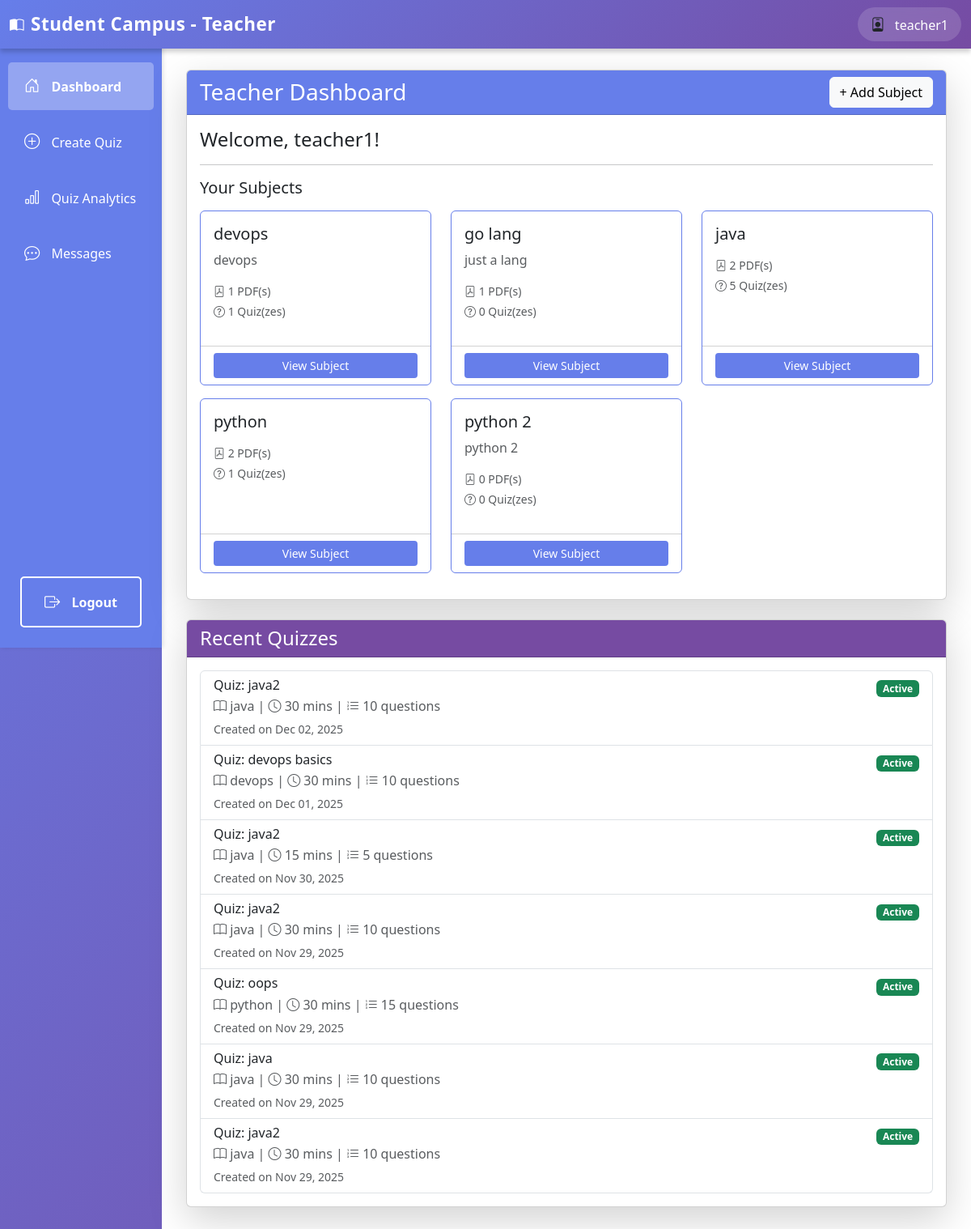
Before: /teacher/dashboard/ (signed in) with the older database file.
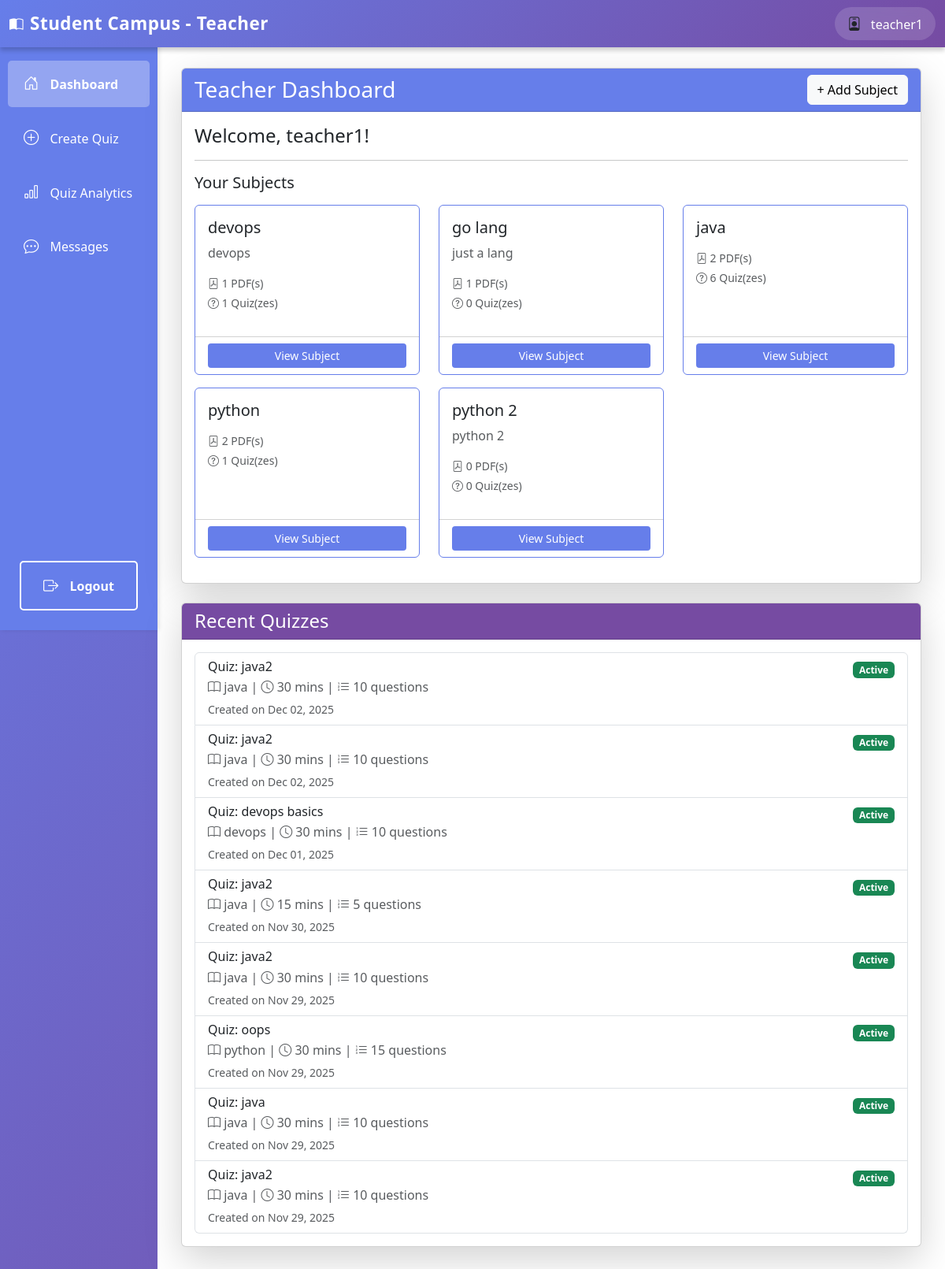
After: the same page with the newer database file.
### authentication/models.py (models this page shows, shortened)
class User(AbstractUser):
    ROLE_CHOICES = (
        ('student', 'Student'),
        ('teacher', 'Teacher'),
    )
    role = models.CharField(max_length=10, choices=ROLE_CHOICES, default='student')
    def is_teacher(self):
        return self.role == 'teacher'

### teachers/models.py (models this page shows, shortened)
class Subject(models.Model):
    name = models.CharField(max_length=200)
    description = models.TextField(blank=True)
    teacher = models.ForeignKey(User, on_delete=models.CASCADE, related_name='subjects')
    created_at = models.DateTimeField(auto_now_add=True)
    class Meta:
        ordering = ['name']

class Quiz(models.Model):
    title = models.CharField(max_length=200)
    subject = models.ForeignKey(Subject, on_delete=models.CASCADE, related_name='quizzes')
    pdf_note = models.ForeignKey(PDFNote, on_delete=models.CASCADE, related_name='quizzes', null=True)
    description = models.TextField(blank=True)
    duration = models.IntegerField(help_text="Duration in minutes", default=30)
    num_questions = models.IntegerField(default=10)
    topics = models.TextField(blank=True, help_text="Comma-separated topics (optional)")
    difficulty = models.CharField(max_length=20, choices=[('easy', 'Easy'), ('medium', 'Medium'), ('hard', 'Hard')], default='medium')
    created_by = models.ForeignKey(User, on_delete=models.CASCADE, related_name='created_quizzes')
    created_at = models.DateTimeField(auto_now_add=True)
    deadline = models.DateTimeField(null=True, blank=True, help_text="Quiz deadline")
    is_active = models.BooleanField(default=True)
    class Meta:
        ordering = ['-created_at']
        verbose_name_plural = "Quizzes"

### teachers/views.py (the view)
# urls.py: path('dashboard/', views.teacher_dashboard, name='teacher_dashboard'),
@login_required
def teacher_dashboard(request):
    if not request.user.is_teacher():
        return HttpResponseForbidden("You don't have permission to access this page.")
    subjects = Subject.objects.filter(teacher=request.user)
    quizzes = Quiz.objects.filter(created_by=request.user).order_by('-created_at')[:10]
    return render(request, 'teachers/dashboard.html', {'subjects': subjects, 'quizzes': quizzes})

### templates/teachers/dashboard.html (shortened to what this page needs)
{% extends 'teachers/base_teacher.html' %}
{% block teacher_content %}
<div class="row">
    <div class="col-12">
        <div class="card shadow-lg mb-4">
            <div class="card-header d-flex justify-content-between align-items-center" style="background-color: #667eea; color: white;">
                <h3 class="mb-0">Teacher Dashboard</h3>
                <a href="{% url 'create_subject' %}" class="btn btn-light">+ Add Subject</a>
            </div>
            <div class="card-body">
                <h4>Welcome, {{ user.username }}!</h4>
                <hr>
                <h5>Your Subjects</h5>
                {% if subjects %}
                    <div class="row mt-3">
                        {% for subject in subjects %}
                            <div class="col-md-4 mb-3">
                                <div class="card h-100" style="border-color: #667eea;">
                                    <div class="card-body">
                                        <h5 class="card-title">{{ subject.name }}</h5>
                                        <p class="card-text text-muted">{{ subject.description|truncatewords:15 }}</p>
                                        <p class="text-muted small mb-1">
                                            <i class="bi bi-file-pdf"></i> {{ subject.notes.count }} PDF(s)
                                        </p>
                                        <p class="text-muted small">
                                            <i class="bi bi-question-circle"></i> {{ subject.quizzes.count }} Quiz(zes)
                                        </p>
                                    </div>
                                    <div class="card-footer bg-transparent">
                                        <a href="{% url 'teacher_subject_detail' subject.id %}" class="btn btn-sm w-100" style="background-color: #667eea; color: white;">View Subject</a>
                                    </div>
                                </div>
                            </div>
                        {% endfor %}
                    </div>
                {% else %}
                    <div class="alert alert-info">
                        No subjects created yet. Click "Create Subject" to add your first subject.
                    </div>
                {% endif %}
            </div>
        </div>
    </div>
    <div class="col-12">
        <div class="card shadow-lg">
            <div class="card-header" style="background-color: #764ba2; color: white;">
                <h4 class="mb-0">Recent Quizzes</h4>
            </div>
            <div class="card-body">
                {% if quizzes %}
                    <div class="list-group">
                        {% for quiz in quizzes %}
                            <div class="list-group-item">
                                <div class="d-flex justify-content-between align-items-start">
                                    <div>
                                        <h6 class="mb-1">{{ quiz.title }}</h6>
                                        <p class="mb-1 text-muted">
                                            <i class="bi bi-book"></i> {{ quiz.subject.name }} |
                                            <i class="bi bi-clock"></i> {{ quiz.duration }} mins |
                                            <i class="bi bi-list-ol"></i> {{ quiz.questions.count }} questions
                                        </p>
                                        <small class="text-muted">Created on {{ quiz.created_at|date:"M d, Y" }}</small>
                                    </div>
                                    <div>
                                        {% if quiz.is_active %}
                                            <span class="badge bg-success">Active</span>
                                        {% else %}
                                            <span class="badge bg-secondary">Inactive</span>
                                        {% endif %}
                                    </div>
                                </div>
                            </div>
                        {% endfor %}
                    </div>
                {% else %}
                    <div class="alert alert-info">
                        No quizzes created yet. Click "Create Quiz" in the sidebar to add your first quiz.
                    </div>
                {% endif %}
            </div>
        </div>
    </div>
</div>
{% endblock %}

### templates/teachers/base_teacher.html (shortened to what this page needs)
<!DOCTYPE html>
<html lang="en">
<head>
    <link href="https://cdn.jsdelivr.net/npm/bootstrap@5.3.0/dist/css/bootstrap.min.css" rel="stylesheet">
    <link href="https://cdn.jsdelivr.net/npm/bootstrap-icons@1.10.0/font/bootstrap-icons.css" rel="stylesheet">
</head>
<body>
    <div class="position-fixed top-0 end-0 p-3" style="z-index: 11000;">
    </div>
    <nav class="navbar navbar-expand-lg navbar-light bg-light">
        <div class="container-fluid">
            <a class="navbar-brand fw-bold" href="{% url 'teacher_dashboard' %}">
                <i class="bi bi-book-half me-2"></i>Student Campus - Teacher
            </a>
            <div class="ms-auto d-flex align-items-center gap-3">
                <div class="user-info">
                    <i class="bi bi-person-badge me-2"></i>
                    <span>{{ user.username }}</span>
                </div>
            </div>
        </div>
    </nav>
    <div class="container-fluid">
        <div class="row">
            <div class="col-md-2 p-0">
                <div class="sidebar">
                    <nav class="nav flex-column">
                        <a class="nav-link {% if request.resolver_match.url_name == 'teacher_dashboard' %}active{% endif %}" href="{% url 'teacher_dashboard' %}">
                            <i class="bi bi-house-door"></i> Dashboard
                        </a>
                        <a class="nav-link {% if request.resolver_match.url_name == 'create_quiz' or request.resolver_match.url_name == 'generate_quiz' %}active{% endif %}" href="{% url 'create_quiz' %}">
                            <i class="bi bi-plus-circle"></i> Create Quiz
                        </a>
                        <a class="nav-link {% if request.resolver_match.url_name == 'quiz_analytics' %}active{% endif %}" href="{% url 'quiz_analytics' %}">
                            <i class="bi bi-bar-chart"></i> Quiz Analytics
                        </a>
                        <a class="nav-link {% if request.resolver_match.url_name == 'teacher_chat' or request.resolver_match.url_name == 'teacher_chat_with' %}active{% endif %}" href="{% url 'teacher_chat' %}">
                            <i class="bi bi-chat-dots"></i> Messages
                        </a>
                        <a class="nav-link logout-btn" href="{% url 'logout' %}">
                            <i class="bi bi-box-arrow-right"></i> Logout
                        </a>
                    </nav>
                </div>
            </div>
            <div class="col-md-10 p-0">
                <div class="main-content">
                    {% block teacher_content %}
                    {% endblock %}
                </div>
            </div>
        </div>
    </div>
</body>
</html>

### templates/teachers/base_teacher.html (style rules this page uses)
body { background: linear-gradient(135deg, #667eea 0%, #764ba2 100%); min-height: 100vh; padding-top: 56px; }
.navbar { position: fixed; top: 0; left: 0; right: 0; z-index: 1000; background: linear-gradient(135deg, #667eea 0%, #764ba2 100%) !important; box-shadow: 0 4px 6px rgba(0,0,0,0.2); border: none; }
.navbar-brand { color: white !important; font-weight: 700; font-size: 1.4rem; letter-spacing: 0.5px; }
.navbar span { color: white; font-weight: 500; }
.user-info { background: rgba(255, 255, 255, 0.15); padding: 8px 16px; border-radius: 25px; backdrop-filter: blur(10px); }
.navbar .bi { font-size: 1.1rem; }
.sidebar { height: calc(100vh - 56px); background-color: #667eea; box-shadow: 2px 0 5px rgba(0,0,0,0.1); position: sticky; top: 56px; display: flex; flex-direction: column; }
.sidebar .nav { display: flex; flex-direction: column; flex: 1; padding-top: 1rem; }
.sidebar .nav-link { color: #fff; padding: 15px 20px; border-radius: 5px; margin: 5px 10px; transition: all 0.3s; }
.sidebar .nav-link.active { background-color: rgba(255,255,255,0.3); font-weight: bold; }
.sidebar .nav-link i { margin-right: 10px; font-size: 1.2rem; }
.logout-btn { position: absolute; bottom: 20px; left: 15px; right: 15px; background-color: transparent; color: white; border: 2px solid white; font-weight: 600; transition: all 0.3s; text-align: center; padding: 10px; border-radius: 5px; text-decoration: none; display: block; }
.main-content { background-color: #fff; min-height: 100vh; padding: 30px; }

Changed rows visible on the page:
computed for Subject "java": quizzes.count "5" → "6"
added Quiz: title "Quiz: java2", subject.name "java", duration "30", questions.count "10", created_at "Dec 02, 2025", is_active "Active"
